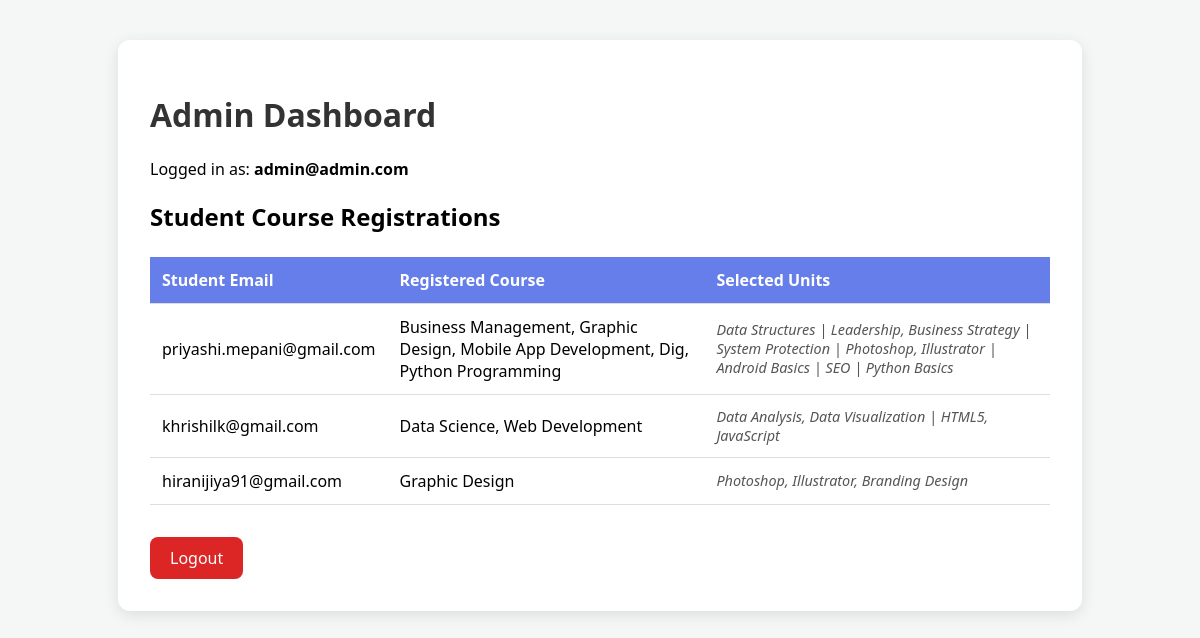
The app's page /dashboard.php (signed in) with its own data.
### tables this page shows
CREATE TABLE `users` (
  `id` int(11) NOT NULL,
  `role` varchar(50) NOT NULL,
  `email` varchar(100) NOT NULL,
  `course` varchar(100) DEFAULT NULL,
  `password` varchar(255) NOT NULL,
  `enrolled_units` text DEFAULT NULL
);

### dashboard.php (the view, shortened to what this page needs)
<?php
require 'db.php';
$query = "SELECT email, course, enrolled_units FROM users WHERE role = 'student'";
$result = $conn->query($query);
?>
<!DOCTYPE html>
<html lang="en">
<head>
</head>
<body>
    <div class="container">
        <h1>Admin Dashboard</h1>
        <p>Logged in as: <strong><?php echo htmlspecialchars($_SESSION['email']); ?></strong></p>
        <h2>Student Course Registrations</h2>
        <table>
            <thead>
                <tr>
                    <th>Student Email</th>
                    <th>Registered Course</th>
                    <th>Selected Units</th> </tr>
            </thead>
            <tbody>
                <?php
                if ($result->num_rows > 0) {
                    while($row = $result->fetch_assoc()) {
                        echo "<tr>";
                        echo "<td>" . htmlspecialchars($row['email']) . "</td>";
                        echo "<td>" . htmlspecialchars($row['course']) . "</td>";
                        $units = !empty($row['enrolled_units']) ? $row['enrolled_units'] : "No units selected";
                        echo "<td class='units-text'>" . htmlspecialchars($units) . "</td>";
                        echo "</tr>";
                    }
                } else {
                    echo "<tr><td colspan='3' style='text-align:center;'>No students registered yet.</td></tr>";
                }
                ?>
            </tbody>
        </table>
        <a href="logout.php" class="btn-logout">Logout</a>
    </div>
</body>
</html>

### dashboard.php (style rules this page uses)
body { font-family: 'Segoe UI', Tahoma, Geneva, Verdana, sans-serif; background: #f4f7f6; padding: 2rem; }
.container { background: white; padding: 2rem; border-radius: 12px; box-shadow: 0 4px 15px rgba(0,0,0,0.1); max-width: 900px; margin: 0 auto; }
h1 { color: #333; }
table { width: 100%; border-collapse: collapse; margin-top: 1.5rem; }
th, td { padding: 12px; text-align: left; border-bottom: 1px solid #ddd; }
th { background-color: #667eea; color: white; }
.btn-logout { display: inline-block; margin-top: 2rem; padding: 10px 20px; background: #dc2626; color: white; text-decoration: none; border-radius: 8px; }
.units-text { font-size: 0.9rem; color: #555; font-style: italic; }

### records on screen
users: email "priyashi.mepani@gmail.com", course "Business Management, Graphic Design, Mobile App Development, Dig, Python Programming", enrolled_units "Data Structures | Leadership, Business Strategy | System Protection | Photoshop, Illustrator | Android Basics | SEO | Python Basics"
users: email "khrishilk@gmail.com", course "Data Science, Web Development", enrolled_units "Data Analysis, Data Visualization | HTML5, JavaScript"
users: email "hiranijiya91@gmail.com", course "Graphic Design", enrolled_units "Photoshop, Illustrator, Branding Design"

### other values on screen
$_SESSION['email'] "admin@admin.com"
